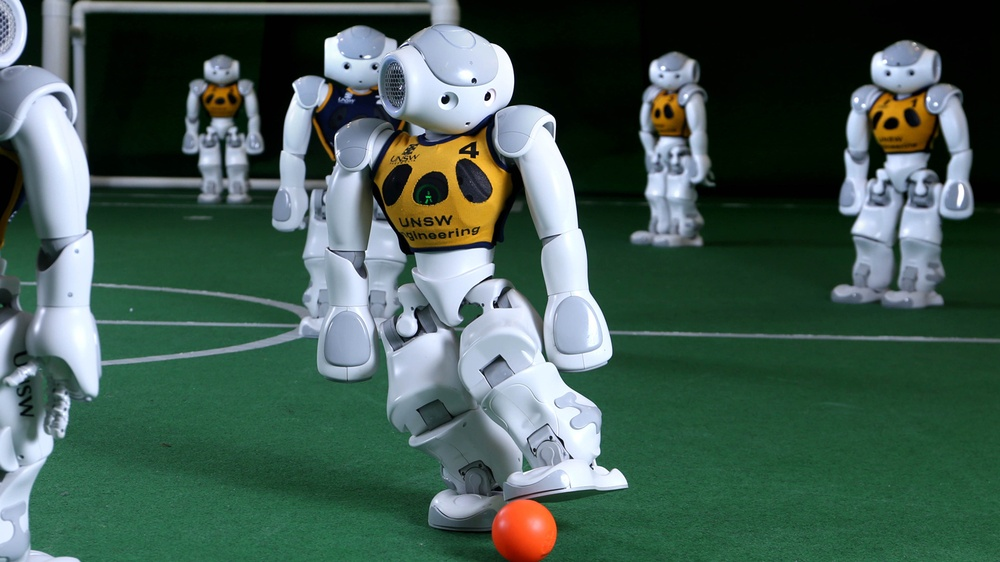
//> input picture lab3/Robocup.jpg, 1000 x 562 px, shrunk from 1387 x 780 before the run
$ ./task4   (built with g++ and OpenCV 4)
//> lines starting //> are read from the running program, lines starting //| are printed output that depends on the picture; after the words box and inside, x2 and y2 are one past the last pixel; in counts of white or black regions, pixels touching at a corner belong together
#include <iostream>
#include <opencv2/highgui.hpp>
#include <opencv2/imgproc/imgproc.hpp>

void call_back_print_bgr(int event, int x, int y, int flags, void *userdata) {
    // Threshold.
    static constexpr int T = 50;

    // Input image.
    cv::Mat *img = (cv::Mat*) userdata;

    // The mask.
    cv::Mat mask = cv::Mat::zeros(img->rows, img->cols, CV_8U);

    int mean_h{}, mean_s{}, mean_v{};
    if (event == cv::EVENT_LBUTTONDOWN) {
        printf("H=%d\n", (int) img->at<cv::Vec3b>(y, x)[0]);
        printf("S=%d\n", (int) img->at<cv::Vec3b>(y, x)[1]);
        printf("V=%d\n", (int) img->at<cv::Vec3b>(y, x)[2]);

        // Copute the mean for each channel (9x9 neighborhood).
        for (int i = y - 4; i < (y - 4) + 9; i++) {
            if (i < 0 or i >= img->rows) continue;
            for (int j = x - 4; j < (x - 4) + 9; j++) {
                if (j < 0 or j >= img->cols) continue;
                mean_h += (int) img->at<cv::Vec3b>(i, j)[0];
                mean_s += (int) img->at<cv::Vec3b>(i, j)[1];
                mean_v += (int) img->at<cv::Vec3b>(i, j)[2];
            }
        }
        mean_h /= 81; mean_s /= 81; mean_v /= 81;

        // Print the mean for each channel.
        printf("mean hue = %d\n", mean_h);
        printf("mean saturation = %d\n", mean_s);
        printf("mean value = %d\n", mean_v);

        // Fill the mask.
        for (int i = 0; i < img->rows; i++) {
            for (int j =0; j < img->cols; j++) {
                cv::Vec3b &px = img->at<cv::Vec3b>(i, j);
                if (std::abs((int) px[0] - mean_h) <= T and
                    std::abs((int) px[1] - mean_s) <= T and
                    std::abs((int) px[2] - mean_v) <= T
                ) {
                    mask.at<uchar>(i, j) = 255;
                }
            }
        }

        // Print the mask.
        cv::namedWindow("mask");
        cv::imshow("mask", mask);

    }
}

int main(int argc, char** argv) {
    // Try to open the img.
    char img_path[] = "./Robocup.jpg";
    cv::Mat img = cv::imread(img_path, cv::IMREAD_COLOR );
//> img is the input picture: 562 rows x 1000 cols, CV_8UC3; mean B, G, R 82.7, 92.1, 68

    // Check if it was opened.
    if (img.data == NULL) {
        std::cout << "Error - '" << img_path << "' cannot be opened\n";
        return 1;
    }

    // Convert to gray scale.
    cv::cvtColor(img, img, cv::COLOR_BGR2HSV);
//> img: 562 rows x 1000 cols, CV_8UC3; mean H, S, V 77.8, 131.5, 99.3

    // Crate the window.
    cv::namedWindow("input");

    // Set mouse call.
    cv::setMouseCallback("input", call_back_print_bgr, &img);

    //Show image.
    cv::imshow("input", img);
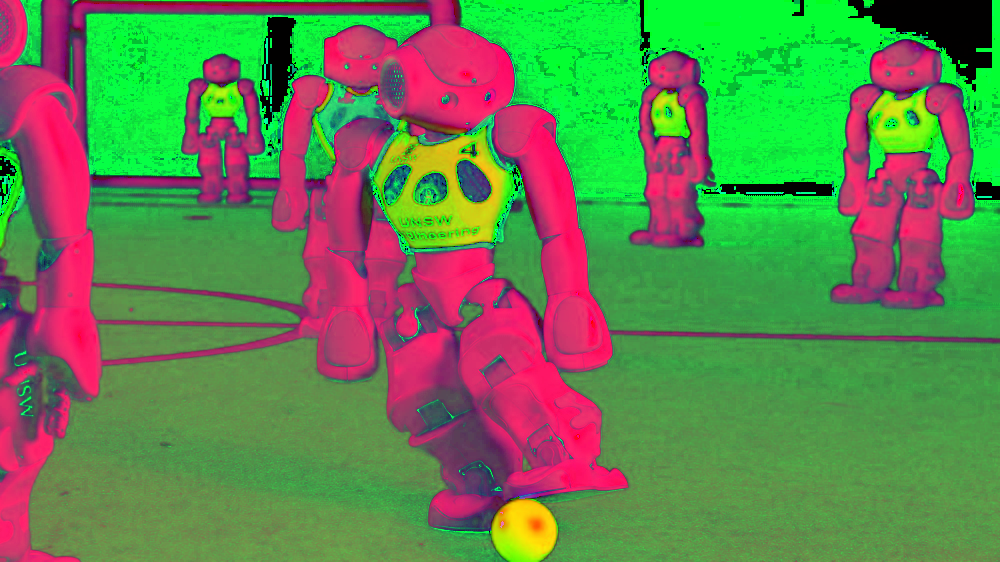
//> window 'input': 562 rows x 1000 cols, CV_8UC3; mean B, G, R 77.8, 131.5, 99.3
    cv::waitKey();
//> the left mouse button is pressed and released at (500, 281)
//> in call_back_print_bgr, `cv::imshow("mask", mask);`:
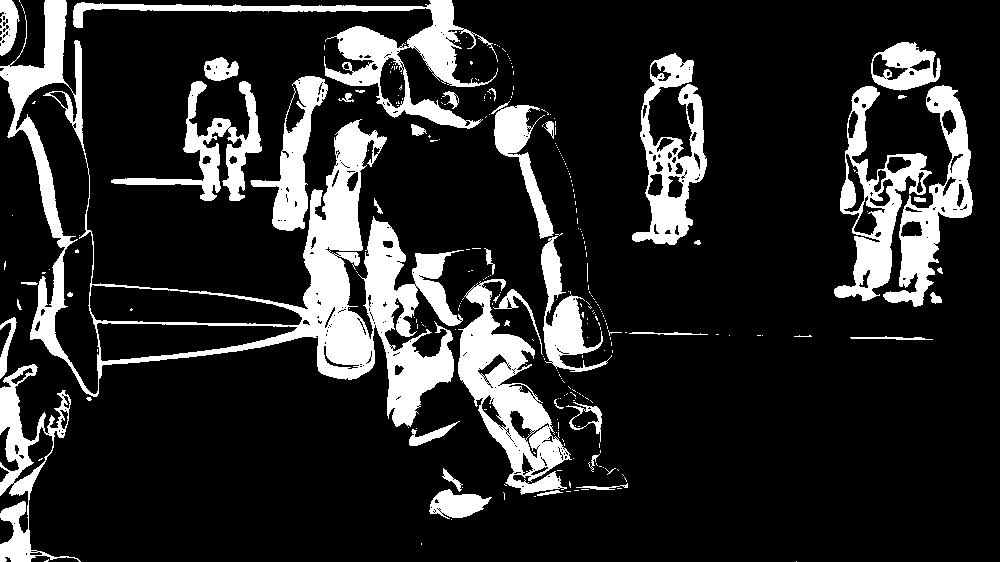
//> window 'mask': 562 rows x 1000 cols, CV_8UC1; 16.7% white; 279 white regions (235 under 20 px), largest, box (x1, y1, x2, y2) and area: (0, 0, 464, 427) 30829, (458, 279, 572, 495) 8971, (73, 0, 498, 129) 8827

    return 0;
}
